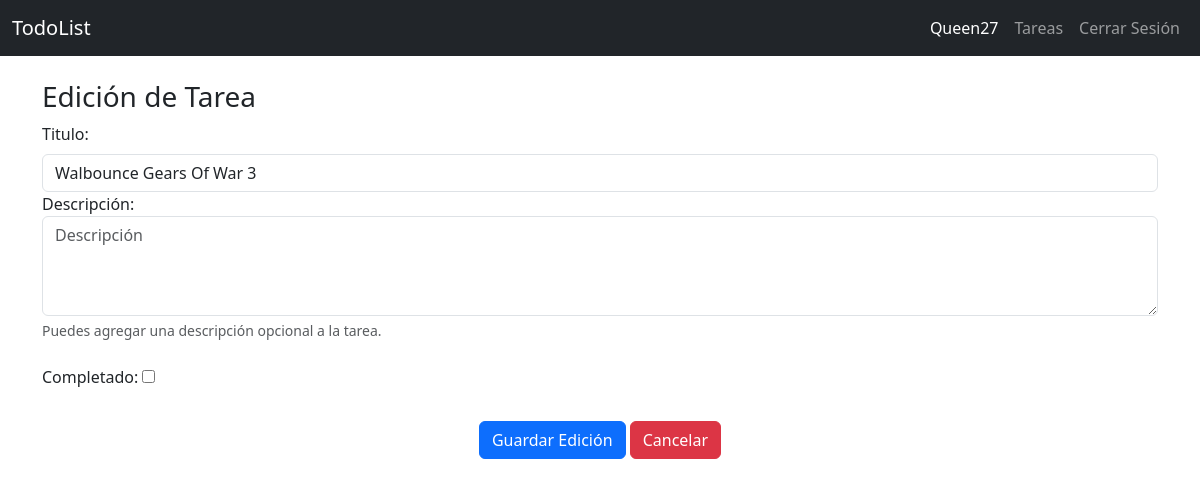
Before: /todo/edit/3 (signed in) with the older database file.
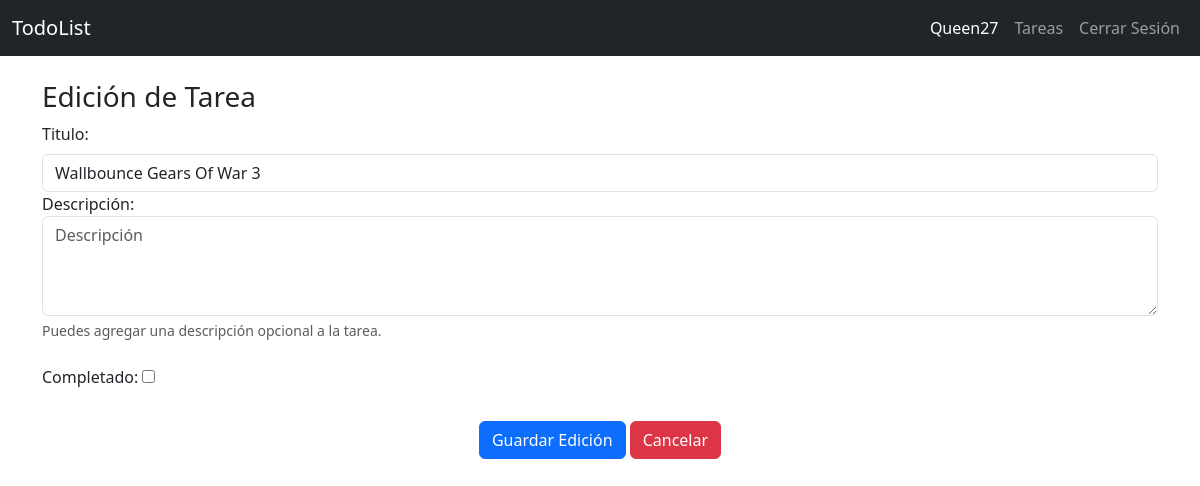
After: the same page with the newer database file.
### todor/models.py (models this page shows, shortened)
class Todo(db.Model):
    id = db.Column(db.Integer, primary_key=True)
    created_by = db.Column(db.Integer, db.ForeignKey('user.id'), nullable=False)
    title = db.Column(db.String(100), nullable=False)
    desc = db.Column(db.Text)
    state = db.Column(db.Boolean, default=False)

### todor/todo.py (the view)
@bp.route('/edit/<int:id>', methods=['GET', 'POST'])
@login_required  # * AGREGAMOS EL DECORADOR PARA QUE REQUIERA INICIAR SESION EN ESTA PANTALLA
def edit(id):
    todo = get_todo(id)
    if request.method == 'POST':
        todo.title = request.form['titulo_tarea_nueva']
        todo.desc = request.form['descripcion_tarea']
        todo.state = True if request.form.get('state') == 'on' else False
        db.session.commit()
        return redirect(url_for('todo.index'))
    return render_template('todo/update.html', todo=todo)

### todor/auth.py (called while the page is built)
@bp.before_app_request  # ! REGISTRAMOS ESTA FUNCION Y QUE SE EJECUTE EN CADA PETICION !
def load_logged_in_user():
    user_id = session.get('user_id')
    if user_id != None:
        g.user = User.query.get_or_404(user_id)
    else:
        g.user = None

def login_required(view):
    @functools.wraps(view) # * ANIDAMOS UNA FUNCION A ESTE DECORADOR
    def wrapped_view(**kwargs):# * RECIBE PARAMETROS INDEFINIDOS COMO EL NOMBRE
        if g.user != None:
            return view(**kwargs)
        else:
           return redirect(url_for('auth.login'))
    return wrapped_view

### todor/todo.py (called while the page is built)
def get_todo(id):
    todo = Todo.query.get_or_404(id)
    return todo

### todor/templates/todo/update.html
{% extends 'base.html' %}
{% block content %}
<section class="container-sm">
    <br>
    <h3>{% block title %}Edición de Tarea{% endblock %}</h3>
    <form action="" method="post">
        <div class="form-group">
            <label for="titulo_tarea_nueva" class="form-label">Titulo: </label>
            <input type="text" class="form-control" id="titulo_tarea_nueva" name="titulo_tarea_nueva" required minlength="4" maxlength="40" value="{{ todo.title }}">
        </div>
        <div class="form-group">
            <label for="descripcion_tarea">Descripción: </label>
            <textarea class="form-control" placeholder="Descripción" id="descripcion_tarea" name="descripcion_tarea" style="height: 100px" value="{{ todo.desc }}"></textarea>
            <div class="form-text">Puedes agregar una descripción opcional a la tarea.</div>
        </div>
        <br>
        <div class="form-group">
            <label for="state" class="form-label">Completado: </label>
            <input type="checkbox" class="form-checkbox" id="state" name="state" {% if todo.state == True %} checked {% endif %}>
        </div>
        <br>
        <div class="text-center">
            <input type="submit" class="btn btn-primary" value="Guardar Edición"></input>
            <a href="{{ url_for('todo.index') }}" class="btn btn-danger">Cancelar</a>
        </div>
    </form>
</section>
{% endblock %}

Changed rows visible on the page:
changed Todo "Descripción": titulo_tarea_nueva "Walbounce Gears Of War 3" → "Wallbounce Gears Of War 3"
